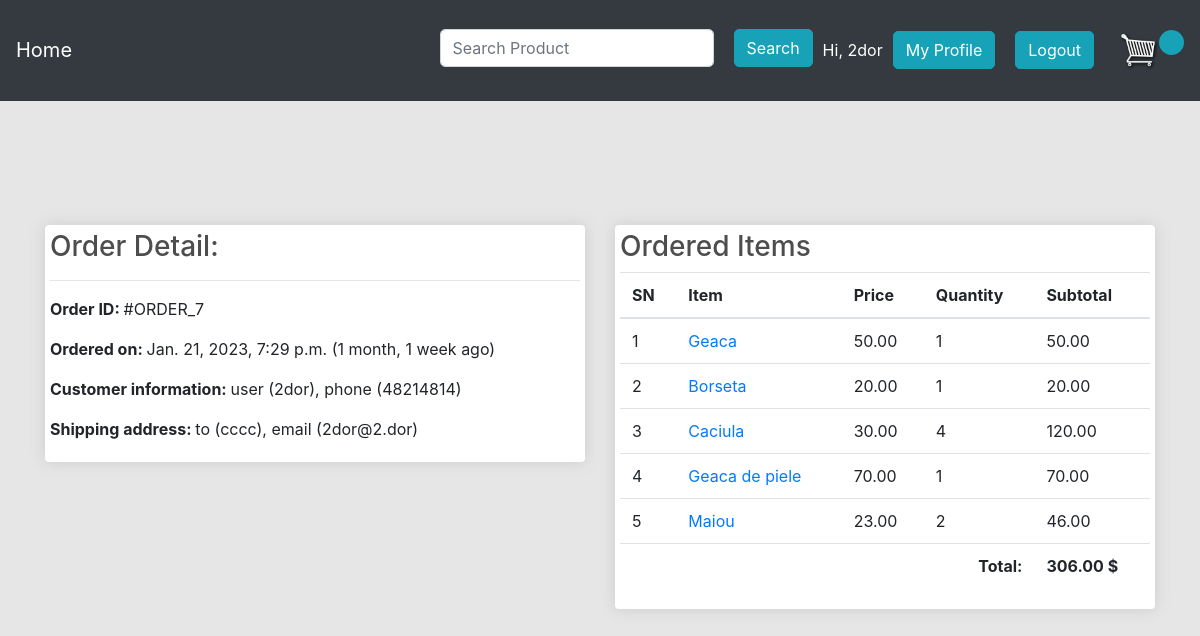
The app's page /profile/order-7/ (signed in) with its own data.
### ecomm/models.py (models this page shows, shortened)
class Order(models.Model):
	cart = models.OneToOneField(Cart, on_delete=models.CASCADE)
	ordered_by = models.CharField(max_length=200)
	shipping_address = models.CharField(max_length=200)
	mobile = models.CharField(max_length=10)
	email = models.EmailField(null=True, blank=True)
	total = models.PositiveIntegerField()
	subtotal = models.PositiveIntegerField()
	created_at = models.DateTimeField(auto_now_add=True)
	order_status = models.CharField(max_length=50, choices=ORDER_STATUS)
	payment_method = models.CharField(
		max_length=20, choices=METHOD, default="Cash On Delivery")
	payment_completed = models.BooleanField(
		default=False, null=True, blank=True)

class CartProduct(models.Model):
	cart = models.ForeignKey(Cart, on_delete=models.CASCADE)
	product = models.ForeignKey(Product, on_delete=models.CASCADE)
	rate = models.PositiveIntegerField()
	quantity = models.PositiveIntegerField()
	subtotal = models.PositiveIntegerField()

class Product(models.Model):
	title = models.CharField(max_length=200)
	slug = models.SlugField(unique=True)
	image = models.ImageField(upload_to='products')
	price = models.PositiveIntegerField()
	description = models.TextField()
	view_count = models.PositiveIntegerField(default=0)

### ecomm/views.py (the view)
# urls.py: path("profile/order-<int:pk>/", CustomerOrderDetailView.as_view(), name="customerorderdetail"),
class CustomerOrderDetailView(EcomMixin, DetailView):
	template_name = "customerorderdetail.html"
	model = Order
	context_object_name = "ord_obj"
	def dispatch(self, request, *args, **kwargs):
		if request.user.is_authenticated and Customer.objects.filter(user=request.user).exists():
			order_id = self.kwargs["pk"]
			order = Order.objects.get(id=order_id)
			if request.user.customer != order.cart.customer:
				return redirect("ecomm:customerprofile")
		else:
			return redirect("/login/?next=/profile/")
		return super().dispatch(request, *args, **kwargs)

### ecomm/views.py (called while the page is built)
	def get_context_data(self, **kwargs):
		context = super().get_context_data(**kwargs)
		cart_id = self.request.session.get("cart_id")
		if cart_id:
			cart_obj = Cart.objects.get(id=cart_id)
			if self.request.user.is_authenticated and self.request.user.customer:
				cart_obj.customer = self.request.user.customer
				cart_obj.save()
			context['cart'] = cart_obj
		return context

### templates/customerorderdetail.html (shortened to what this page needs)
{% extends 'base.html' %}
{% block content %}
<div class="row">
    <div class="col-lg-6">
        <div class="box-element" id="form-wrapper" style="background-color: #fff;">
            <h3>Order Detail:</h3>
            <hr>
            <p><span class="font-weight-bold">Order ID: </span> #ORDER_{{ord_obj.id}}</p>
            <p><span class="font-weight-bold">Ordered on: </span> {{ord_obj.created_at}} ({{ord_obj.created_at|timesince}} ago)</p>
            <p><span class="font-weight-bold">Customer information: </span> user ({{ord_obj.ordered_by}}), phone ({{ord_obj.mobile}})</p>
            <p><span class="font-weight-bold">Shipping address: </span> to ({{ord_obj.shipping_address}}), email ({{ord_obj.email}})</p>
        </div>
        <br>
    </div>
    <div class="col-lg-6">
        <div class="box-element" style="background-color: #fff;">
            <h3>Ordered Items</h3>
            <table class="table">
                <thead>
                    <tr>
                        <th>SN</th>
                        <th>Item</th>
                        <th>Price</th>
                        <th>Quantity</th>
                        <th>Subtotal</th>
                    </tr>
                </thead>
                <tbody>
                    {% for cp in ord_obj.cart.cartproduct_set.all %}
                    <tr>
                        <td>{{forloop.counter}}</td>
                        <td><a href="{% url 'ecomm:productdetail' cp.product.slug %}">{{cp.product.title}}</a></td>
                        <td>{{cp.rate|floatformat:2}}</td>
                        <td>{{cp.quantity}}</td>
                        <td>{{cp.subtotal|floatformat:2}}</td>
                    </tr>
                    {% endfor %}
                <tr>
                        <th colspan="4" class="text-right">Total: </th>
                        <th>{{ord_obj.total|floatformat:2}} $</th>
                    </tr>
                </tbody>
            </table>
        </div>
    </div>
</div>
{% endblock %}

### templates/navbar.html (shortened to what this page needs)
{% load static %}
<nav class="navbar navbar-expand-lg navbar-dark bg-dark">
    <a class="navbar-brand" href="/">Home</a>
    <div class="collapse navbar-collapse" id="navbarSupportedContent">
        <form class="d-flex" method="GET" action="{% url 'ecomm:searches' %}" style="margin-top:1%;">
            <input class="form-control me-2" type="search" placeholder="Search Product" aria-label="Search"
                   style="margin:10px; border-radius: 5px;" name="search"  required>
            <button class="btn btn-info" type="submit" style="margin:10px; border-radius: 5px;">Search</button>
        </form>
        <div class="form-inline my-2 my-lg-0" style="margin-top:1%;">
            {% if request.user.customer %}
             <span style="color:#ffff">Hi, {{ request.user.username }} </span>
            <a class="btn btn-info" href="{% url 'ecomm:customerprofile' %}" style="margin:10px; border-radius: 5px;">My Profile</a>
            <a class="btn btn-info" href="{% url 'ecomm:customerlogout' %}" style="margin:10px; border-radius: 5px;">Logout</a>
            {% else %}
            <a href="{% url 'ecomm:customerlogin' %}" class="btn btn-info" style="margin:10px; border-radius: 5px;">Login</a>
            <a href="{% url 'ecomm:customerregistration' %}" class="btn btn-info" style="margin:10px; border-radius: 5px;">New User</a>
            {% endif %}
            <a href="{% url 'ecomm:mycart' %}">
                <img id="cart-icon" src="{% static 'cart.png' %}">
            </a>
            <p id="cart-total">{{ cart.get_cart_items }}</p>
        </div>
    </div>
</nav>

### ecomm/static/main.css (style rules this page uses)
body { background-color: hsl(0, 0%, 90%); padding-bottom: 5%; }
h1,h2,h3,h4,h5,h6 { color:hsl(0, 0%, 30%); }
.box-element { box-shadow:hsl(0, 0%, 80%) 0 0 16px; background-color: #fff; border-radius: 4px; padding: 5px; }
#cart-icon { width:40px; display: inline-block; margin-left: 15px; }
#cart-total { display: block; text-align: center; color:#fff; background-color: #17a2b8; width: 25px; height: 25px; border-radius: 50%; font-size: 14px; }
.col-lg-4, .col-lg-6, .col-lg-8, .col-lg-12 { margin-top: 100px; }
.btn { border-radius: 3; }

### records on screen
Order: id "7", created_at "Jan. 21, 2023, 7:29 p.m.", created_at "1 month, 1 week", ordered_by "2dor", mobile "48214814", shipping_address "cccc", email "2dor@2.dor", total "306.00"
CartProduct: product "Geaca", rate "50.00", quantity "1", subtotal "50.00"
CartProduct: product "Borseta", rate "20.00", quantity "1", subtotal "20.00"
CartProduct: product "Caciula", rate "30.00", quantity "4", subtotal "120.00"
CartProduct: product "Geaca de piele", rate "70.00", quantity "1", subtotal "70.00"
CartProduct: product "Maiou", rate "23.00", quantity "2", subtotal "46.00"

### other values on screen
{{ request.user.username }} "2dor"
